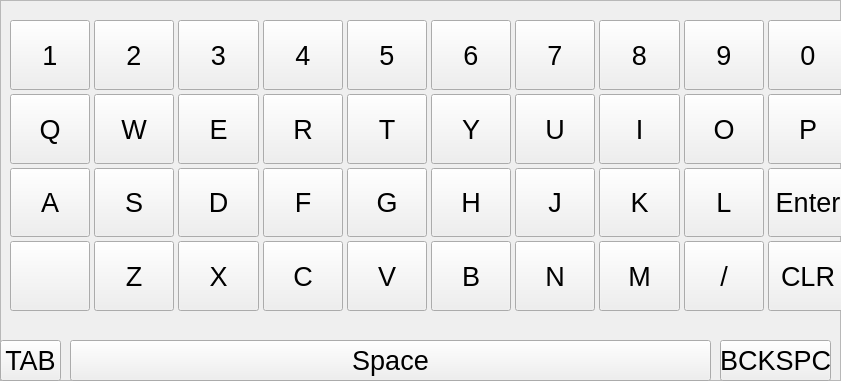
  <widget class="QFrame" name="frame_4">
   <property name="geometry">
    <rect>
     <x>170</x>
     <y>350</y>
     <width>841</width>
     <height>381</height>
    </rect>
   </property>
   <property name="frameShape">
    <enum>QFrame::StyledPanel</enum>
   </property>
   <property name="frameShadow">
    <enum>QFrame::Raised</enum>
   </property>
   <widget class="QPushButton" name="pushButton_47">
    <property name="geometry">
     <rect>
      <x>0</x>
      <y>340</y>
      <width>61</width>
      <height>41</height>
     </rect>
    </property>
    <property name="font">
     <font>
      <pointsize>20</pointsize>
     </font>
    </property>
    <property name="focusPolicy">
     <enum>Qt::NoFocus</enum>
    </property>
    <property name="text">
     <string>TAB</string>
    </property>
   </widget>
   <widget class="QPushButton" name="pushButton_45">
    <property name="geometry">
     <rect>
      <x>70</x>
      <y>340</y>
      <width>641</width>
      <height>41</height>
     </rect>
    </property>
    <property name="font">
     <font>
      <pointsize>20</pointsize>
     </font>
    </property>
    <property name="focusPolicy">
     <enum>Qt::NoFocus</enum>
    </property>
    <property name="text">
     <string>Space</string>
    </property>
   </widget>
   <widget class="QPushButton" name="pushButton_48">
    <property name="geometry">
     <rect>
      <x>720</x>
      <y>340</y>
      <width>111</width>
      <height>41</height>
     </rect>
    </property>
    <property name="font">
     <font>
      <pointsize>20</pointsize>
     </font>
    </property>
    <property name="focusPolicy">
     <enum>Qt::NoFocus</enum>
    </property>
    <property name="text">
     <string>BCKSPC</string>
    </property>
   </widget>
   <widget class="QWidget" name="gridLayoutWidget">
    <property name="geometry">
     <rect>
      <x>10</x>
      <y>20</y>
      <width>838</width>
      <height>291</height>
     </rect>
    </property>
    <layout class="QGridLayout" name="gridLayout">
     <property name="sizeConstraint">
      <enum>QLayout::SetDefaultConstraint</enum>
     </property>
     <property name="leftMargin">
      <number>0</number>
     </property>
     <property name="rightMargin">
      <number>0</number>
     </property>
     <property name="spacing">
      <number>4</number>
     </property>
     <item row="1" column="0">
      <widget class="QPushButton" name="pushButton_6">
       <property name="sizePolicy">
        <sizepolicy hsizetype="MinimumExpanding" vsizetype="MinimumExpanding">
         <horstretch>0</horstretch>
         <verstretch>0</verstretch>
        </sizepolicy>
       </property>
       <property name="font">
        <font>
         <pointsize>20</pointsize>
        </font>
       </property>
       <property name="focusPolicy">
        <enum>Qt::NoFocus</enum>
       </property>
       <property name="text">
        <string>Q</string>
       </property>
      </widget>
     </item>
     <item row="2" column="7">
      <widget class="QPushButton" name="pushButton_23">
       <property name="sizePolicy">
        <sizepolicy hsizetype="MinimumExpanding" vsizetype="MinimumExpanding">
         <horstretch>0</horstretch>
         <verstretch>0</verstretch>
        </sizepolicy>
       </property>
       <property name="font">
        <font>
         <pointsize>20</pointsize>
        </font>
       </property>
       <property name="focusPolicy">
        <enum>Qt::NoFocus</enum>
       </property>
       <property name="text">
        <string>K</string>
       </property>
      </widget>
     </item>
     <item row="0" column="4">
      <widget class="QPushButton" name="pushButton_39">
       <property name="sizePolicy">
        <sizepolicy hsizetype="MinimumExpanding" vsizetype="MinimumExpanding">
         <horstretch>0</horstretch>
         <verstretch>0</verstretch>
        </sizepolicy>
       </property>
       <property name="font">
        <font>
         <pointsize>20</pointsize>
        </font>
       </property>
       <property name="focusPolicy">
        <enum>Qt::NoFocus</enum>
       </property>
       <property name="text">
        <string>5</string>
       </property>
      </widget>
     </item>
     <item row="1" column="1">
      <widget class="QPushButton" name="pushButton_7">
       <property name="sizePolicy">
        <sizepolicy hsizetype="MinimumExpanding" vsizetype="MinimumExpanding">
         <horstretch>0</horstretch>
         <verstretch>0</verstretch>
        </sizepolicy>
       </property>
       <property name="font">
        <font>
         <pointsize>20</pointsize>
        </font>
       </property>
       <property name="focusPolicy">
        <enum>Qt::NoFocus</enum>
       </property>
       <property name="text">
        <string>W</string>
       </property>
      </widget>
     </item>
     <item row="1" column="5">
      <widget class="QPushButton" name="pushButton_11">
       <property name="sizePolicy">
        <sizepolicy hsizetype="MinimumExpanding" vsizetype="MinimumExpanding">
         <horstretch>0</horstretch>
         <verstretch>0</verstretch>
        </sizepolicy>
       </property>
       <property name="font">
        <font>
         <pointsize>20</pointsize>
        </font>
       </property>
       <property name="focusPolicy">
        <enum>Qt::NoFocus</enum>
       </property>
       <property name="text">
        <string>Y</string>
       </property>
      </widget>
     </item>
     <item row="2" column="3">
      <widget class="QPushButton" name="pushButton_19">
       <property name="sizePolicy">
        <sizepolicy hsizetype="MinimumExpanding" vsizetype="MinimumExpanding">
         <horstretch>0</horstretch>
         <verstretch>0</verstretch>
        </sizepolicy>
       </property>
       <property name="font">
        <font>
         <pointsize>20</pointsize>
        </font>
       </property>
       <property name="focusPolicy">
        <enum>Qt::NoFocus</enum>
       </property>
       <property name="text">
        <string>F</string>
       </property>
      </widget>
     </item>
     <item row="2" column="2">
      <widget class="QPushButton" name="pushButton_18">
       <property name="sizePolicy">
        <sizepolicy hsizetype="MinimumExpanding" vsizetype="MinimumExpanding">
         <horstretch>0</horstretch>
         <verstretch>0</verstretch>
        </sizepolicy>
       </property>
       <property name="font">
        <font>
         <pointsize>20</pointsize>
        </font>
       </property>
       <property name="focusPolicy">
        <enum>Qt::NoFocus</enum>
       </property>
       <property name="text">
        <string>D</string>
       </property>
      </widget>
     </item>
     <item row="3" column="8">
      <widget class="QPushButton" name="pushButton_46">
       <property name="sizePolicy">
        <sizepolicy hsizetype="MinimumExpanding" vsizetype="MinimumExpanding">
         <horstretch>0</horstretch>
         <verstretch>0</verstretch>
        </sizepolicy>
       </property>
       <property name="font">
        <font>
         <pointsize>20</pointsize>
        </font>
       </property>
       <property name="focusPolicy">
        <enum>Qt::NoFocus</enum>
       </property>
       <property name="text">
        <string>/</string>
       </property>
      </widget>
     </item>
     <item row="3" column="9">
      <widget class="QPushButton" name="pushButton_33">
       <property name="sizePolicy">
        <sizepolicy hsizetype="MinimumExpanding" vsizetype="MinimumExpanding">
         <horstretch>0</horstretch>
         <verstretch>0</verstretch>
        </sizepolicy>
       </property>
       <property name="font">
        <font>
         <pointsize>20</pointsize>
        </font>
       </property>
       <property name="focusPolicy">
        <enum>Qt::NoFocus</enum>
       </property>
       <property name="text">
        <string>CLR</string>
       </property>
      </widget>
     </item>
     <item row="1" column="2">
      <widget class="QPushButton" name="pushButton_8">
       <property name="sizePolicy">
        <sizepolicy hsizetype="MinimumExpanding" vsizetype="MinimumExpanding">
         <horstretch>0</horstretch>
         <verstretch>0</verstretch>
        </sizepolicy>
       </property>
       <property name="font">
        <font>
         <pointsize>20</pointsize>
        </font>
       </property>
       <property name="focusPolicy">
        <enum>Qt::NoFocus</enum>
       </property>
       <property name="text">
        <string>E</string>
       </property>
      </widget>
     </item>
     <item row="1" column="9">
      <widget class="QPushButton" name="pushButton_15">
       <property name="sizePolicy">
        <sizepolicy hsizetype="MinimumExpanding" vsizetype="MinimumExpanding">
         <horstretch>0</horstretch>
         <verstretch>0</verstretch>
        </sizepolicy>
       </property>
       <property name="font">
        <font>
         <pointsize>20</pointsize>
        </font>
       </property>
       <property name="focusPolicy">
        <enum>Qt::NoFocus</enum>
       </property>
       <property name="text">
        <string>P</string>
       </property>
      </widget>
     </item>
     <item row="0" column="7">
      <widget class="QPushButton" name="pushButton_42">
       <property name="sizePolicy">
        <sizepolicy hsizetype="MinimumExpanding" vsizetype="MinimumExpanding">
         <horstretch>0</horstretch>
         <verstretch>0</verstretch>
        </sizepolicy>
       </property>
       <property name="font">
        <font>
         <pointsize>20</pointsize>
        </font>
       </property>
       <property name="focusPolicy">
        <enum>Qt::NoFocus</enum>
       </property>
       <property name="text">
        <string>8</string>
       </property>
      </widget>
     </item>
     <item row="0" column="8">
      <widget class="QPushButton" name="pushButton_43">
       <property name="sizePolicy">
        <sizepolicy hsizetype="MinimumExpanding" vsizetype="MinimumExpanding">
         <horstretch>0</horstretch>
         <verstretch>0</verstretch>
        </sizepolicy>
       </property>
       <property name="font">
        <font>
         <pointsize>20</pointsize>
        </font>
       </property>
       <property name="focusPolicy">
        <enum>Qt::NoFocus</enum>
       </property>
       <property name="text">
        <string>9</string>
       </property>
      </widget>
     </item>
     <item row="1" column="3">
      <widget class="QPushButton" name="pushButton_9">
       <property name="sizePolicy">
        <sizepolicy hsizetype="MinimumExpanding" vsizetype="MinimumExpanding">
         <horstretch>0</horstretch>
         <verstretch>0</verstretch>
        </sizepolicy>
       </property>
       <property name="font">
        <font>
         <pointsize>20</pointsize>
        </font>
       </property>
       <property name="focusPolicy">
        <enum>Qt::NoFocus</enum>
       </property>
       <property name="text">
        <string>R</string>
       </property>
      </widget>
     </item>
     <item row="2" column="6">
      <widget class="QPushButton" name="pushButton_22">
       <property name="sizePolicy">
        <sizepolicy hsizetype="MinimumExpanding" vsizetype="MinimumExpanding">
         <horstretch>0</horstretch>
         <verstretch>0</verstretch>
        </sizepolicy>
       </property>
       <property name="font">
        <font>
         <pointsize>20</pointsize>
        </font>
       </property>
       <property name="focusPolicy">
        <enum>Qt::NoFocus</enum>
       </property>
       <property name="text">
        <string>J</string>
       </property>
      </widget>
     </item>
     <item row="0" column="0">
      <widget class="QPushButton" name="pushButton_35">
       <property name="sizePolicy">
        <sizepolicy hsizetype="MinimumExpanding" vsizetype="MinimumExpanding">
         <horstretch>0</horstretch>
         <verstretch>0</verstretch>
        </sizepolicy>
       </property>
       <property name="font">
        <font>
         <pointsize>20</pointsize>
        </font>
       </property>
       <property name="focusPolicy">
        <enum>Qt::NoFocus</enum>
       </property>
       <property name="text">
        <string>1</string>
       </property>
      </widget>
     </item>
     <item row="3" column="7">
      <widget class="QPushButton" name="pushButton_32">
       <property name="sizePolicy">
        <sizepolicy hsizetype="MinimumExpanding" vsizetype="MinimumExpanding">
         <horstretch>0</horstretch>
         <verstretch>0</verstretch>
        </sizepolicy>
       </property>
       <property name="font">
        <font>
         <pointsize>20</pointsize>
        </font>
       </property>
       <property name="focusPolicy">
        <enum>Qt::NoFocus</enum>
       </property>
       <property name="text">
        <string>M</string>
       </property>
      </widget>
     </item>
     <item row="3" column="6">
      <widget class="QPushButton" name="pushButton_31">
       <property name="sizePolicy">
        <sizepolicy hsizetype="MinimumExpanding" vsizetype="MinimumExpanding">
         <horstretch>0</horstretch>
         <verstretch>0</verstretch>
        </sizepolicy>
       </property>
       <property name="font">
        <font>
         <pointsize>20</pointsize>
        </font>
       </property>
       <property name="focusPolicy">
        <enum>Qt::NoFocus</enum>
       </property>
       <property name="text">
        <string>N</string>
       </property>
      </widget>
     </item>
     <item row="0" column="3">
      <widget class="QPushButton" name="pushButton_38">
       <property name="sizePolicy">
        <sizepolicy hsizetype="MinimumExpanding" vsizetype="MinimumExpanding">
         <horstretch>0</horstretch>
         <verstretch>0</verstretch>
        </sizepolicy>
       </property>
       <property name="font">
        <font>
         <pointsize>20</pointsize>
        </font>
       </property>
       <property name="focusPolicy">
        <enum>Qt::NoFocus</enum>
       </property>
       <property name="text">
        <string>4</string>
       </property>
      </widget>
     </item>
     <item row="2" column="4">
      <widget class="QPushButton" name="pushButton_20">
       <property name="sizePolicy">
        <sizepolicy hsizetype="MinimumExpanding" vsizetype="MinimumExpanding">
         <horstretch>0</horstretch>
         <verstretch>0</verstretch>
        </sizepolicy>
       </property>
       <property name="font">
        <font>
         <pointsize>20</pointsize>
        </font>
       </property>
       <property name="focusPolicy">
        <enum>Qt::NoFocus</enum>
       </property>
       <property name="text">
        <string>G</string>
       </property>
      </widget>
     </item>
     <item row="0" column="5">
      <widget class="QPushButton" name="pushButton_40">
       <property name="sizePolicy">
        <sizepolicy hsizetype="MinimumExpanding" vsizetype="MinimumExpanding">
         <horstretch>0</horstretch>
         <verstretch>0</verstretch>
        </sizepolicy>
       </property>
       <property name="font">
        <font>
         <pointsize>20</pointsize>
        </font>
       </property>
       <property name="focusPolicy">
        <enum>Qt::NoFocus</enum>
       </property>
       <property name="text">
        <string>6</string>
       </property>
      </widget>
     </item>
     <item row="3" column="2">
      <widget class="QPushButton" name="pushButton_27">
       <property name="sizePolicy">
        <sizepolicy hsizetype="MinimumExpanding" vsizetype="MinimumExpanding">
         <horstretch>0</horstretch>
         <verstretch>0</verstretch>
        </sizepolicy>
       </property>
       <property name="font">
        <font>
         <pointsize>20</pointsize>
        </font>
       </property>
       <property name="focusPolicy">
        <enum>Qt::NoFocus</enum>
       </property>
       <property name="text">
        <string>X</string>
       </property>
      </widget>
     </item>
     <item row="3" column="0">
      <widget class="QPushButton" name="pushButton_34">
       <property name="sizePolicy">
        <sizepolicy hsizetype="MinimumExpanding" vsizetype="MinimumExpanding">
         <horstretch>0</horstretch>
         <verstretch>0</verstretch>
        </sizepolicy>
       </property>
       <property name="font">
        <font>
         <pointsize>20</pointsize>
        </font>
       </property>
       <property name="focusPolicy">
        <enum>Qt::NoFocus</enum>
       </property>
       <property name="text">
        <string/>
       </property>
       <property name="icon">
        <iconset>
         <normaloff>../build-aces-Desktop-Debug/icons/Help_Circle_Blue.png</normaloff>../build-aces-Desktop-Debug/icons/Help_Circle_Blue.png</iconset>
       </property>
       <property name="iconSize">
        <size>
         <width>50</width>
         <height>50</height>
        </size>
       </property>
      </widget>
     </item>
     <item row="0" column="9">
      <widget class="QPushButton" name="pushButton_44">
       <property name="sizePolicy">
        <sizepolicy hsizetype="MinimumExpanding" vsizetype="MinimumExpanding">
         <horstretch>0</horstretch>
         <verstretch>0</verstretch>
        </sizepolicy>
       </property>
       <property name="font">
        <font>
         <pointsize>20</pointsize>
        </font>
       </property>
       <property name="focusPolicy">
        <enum>Qt::NoFocus</enum>
       </property>
       <property name="text">
        <string>0</string>
       </property>
      </widget>
     </item>
     <item row="2" column="0">
      <widget class="QPushButton" name="pushButton_16">
       <property name="sizePolicy">
        <sizepolicy hsizetype="MinimumExpanding" vsizetype="MinimumExpanding">
         <horstretch>0</horstretch>
         <verstretch>0</verstretch>
        </sizepolicy>
       </property>
       <property name="font">
        <font>
         <pointsize>20</pointsize>
        </font>
       </property>
       <property name="focusPolicy">
        <enum>Qt::NoFocus</enum>
       </property>
       <property name="text">
        <string>A</string>
       </property>
      </widget>
     </item>
     <item row="1" column="7">
      <widget class="QPushButton" name="pushButton_13">
       <property name="sizePolicy">
        <sizepolicy hsizetype="MinimumExpanding" vsizetype="MinimumExpanding">
         <horstretch>0</horstretch>
         <verstretch>0</verstretch>
        </sizepolicy>
       </property>
       <property name="font">
        <font>
         <pointsize>20</pointsize>
        </font>
       </property>
       <property name="focusPolicy">
        <enum>Qt::NoFocus</enum>
       </property>
       <property name="text">
        <string>I</string>
       </property>
      </widget>
     </item>
     <item row="1" column="8">
      <widget class="QPushButton" name="pushButton_14">
       <property name="sizePolicy">
        <sizepolicy hsizetype="MinimumExpanding" vsizetype="MinimumExpanding">
         <horstretch>0</horstretch>
         <verstretch>0</verstretch>
        </sizepolicy>
       </property>
       <property name="font">
        <font>
         <pointsize>20</pointsize>
        </font>
       </property>
       <property name="focusPolicy">
        <enum>Qt::NoFocus</enum>
       </property>
       <property name="text">
        <string>O</string>
       </property>
      </widget>
     </item>
     <item row="1" column="4">
      <widget class="QPushButton" name="pushButton_10">
       <property name="sizePolicy">
        <sizepolicy hsizetype="MinimumExpanding" vsizetype="MinimumExpanding">
         <horstretch>0</horstretch>
         <verstretch>0</verstretch>
        </sizepolicy>
       </property>
       <property name="font">
        <font>
         <pointsize>20</pointsize>
        </font>
       </property>
       <property name="focusPolicy">
        <enum>Qt::NoFocus</enum>
       </property>
       <property name="text">
        <string>T</string>
       </property>
      </widget>
     </item>
     <item row="3" column="4">
      <widget class="QPushButton" name="pushButton_29">
       <property name="sizePolicy">
        <sizepolicy hsizetype="MinimumExpanding" vsizetype="MinimumExpanding">
         <horstretch>0</horstretch>
         <verstretch>0</verstretch>
        </sizepolicy>
       </property>
       <property name="font">
        <font>
         <pointsize>20</pointsize>
        </font>
       </property>
       <property name="focusPolicy">
        <enum>Qt::NoFocus</enum>
       </property>
       <property name="text">
        <string>V</string>
       </property>
      </widget>
     </item>
     <item row="2" column="5">
      <widget class="QPushButton" name="pushButton_21">
       <property name="sizePolicy">
        <sizepolicy hsizetype="MinimumExpanding" vsizetype="MinimumExpanding">
         <horstretch>0</horstretch>
         <verstretch>0</verstretch>
        </sizepolicy>
       </property>
       <property name="font">
        <font>
         <pointsize>20</pointsize>
        </font>
       </property>
       <property name="focusPolicy">
        <enum>Qt::NoFocus</enum>
       </property>
       <property name="text">
        <string>H</string>
       </property>
      </widget>
     </item>
     <item row="3" column="1">
      <widget class="QPushButton" name="pushButton_26">
       <property name="sizePolicy">
        <sizepolicy hsizetype="MinimumExpanding" vsizetype="MinimumExpanding">
         <horstretch>0</horstretch>
         <verstretch>0</verstretch>
        </sizepolicy>
       </property>
       <property name="font">
        <font>
         <pointsize>20</pointsize>
        </font>
       </property>
       <property name="focusPolicy">
        <enum>Qt::NoFocus</enum>
       </property>
       <property name="text">
        <string>Z</string>
       </property>
      </widget>
     </item>
     <item row="0" column="6">
      <widget class="QPushButton" name="pushButton_41">
       <property name="sizePolicy">
        <sizepolicy hsizetype="MinimumExpanding" vsizetype="MinimumExpanding">
         <horstretch>0</horstretch>
         <verstretch>0</verstretch>
        </sizepolicy>
       </property>
       <property name="font">
        <font>
         <pointsize>20</pointsize>
        </font>
       </property>
       <property name="focusPolicy">
        <enum>Qt::NoFocus</enum>
       </property>
       <property name="text">
        <string>7</string>
       </property>
      </widget>
     </item>
     <item row="2" column="8">
      <widget class="QPushButton" name="pushButton_24">
       <property name="sizePolicy">
        <sizepolicy hsizetype="MinimumExpanding" vsizetype="MinimumExpanding">
         <horstretch>0</horstretch>
         <verstretch>0</verstretch>
        </sizepolicy>
       </property>
       <property name="font">
        <font>
         <pointsize>20</pointsize>
        </font>
       </property>
       <property name="focusPolicy">
        <enum>Qt::NoFocus</enum>
       </property>
       <property name="text">
        <string>L</string>
       </property>
      </widget>
     </item>
     <item row="2" column="9">
      <widget class="QPushButton" name="pushButton_25">
       <property name="sizePolicy">
        <sizepolicy hsizetype="MinimumExpanding" vsizetype="MinimumExpanding">
         <horstretch>0</horstretch>
         <verstretch>0</verstretch>
        </sizepolicy>
       </property>
       <property name="font">
        <font>
         <pointsize>20</pointsize>
        </font>
       </property>
       <property name="focusPolicy">
        <enum>Qt::NoFocus</enum>
       </property>
       <property name="text">
        <string>Enter</string>
       </property>
      </widget>
     </item>
     <item row="0" column="2">
      <widget class="QPushButton" name="pushButton_37">
       <property name="sizePolicy">
        <sizepolicy hsizetype="MinimumExpanding" vsizetype="MinimumExpanding">
         <horstretch>0</horstretch>
         <verstretch>0</verstretch>
        </sizepolicy>
       </property>
       <property name="font">
        <font>
         <pointsize>20</pointsize>
        </font>
       </property>
       <property name="focusPolicy">
        <enum>Qt::NoFocus</enum>
       </property>
       <property name="text">
        <string>3</string>
       </property>
      </widget>
     </item>
     <item row="0" column="1">
      <widget class="QPushButton" name="pushButton_36">
       <property name="sizePolicy">
        <sizepolicy hsizetype="MinimumExpanding" vsizetype="MinimumExpanding">
         <horstretch>0</horstretch>
         <verstretch>0</verstretch>
        </sizepolicy>
       </property>
       <property name="font">
        <font>
         <pointsize>20</pointsize>
        </font>
       </property>
       <property name="focusPolicy">
        <enum>Qt::NoFocus</enum>
       </property>
       <property name="text">
        <string>2</string>
       </property>
      </widget>
     </item>
     <item row="3" column="5">
      <widget class="QPushButton" name="pushButton_30">
       <property name="sizePolicy">
        <sizepolicy hsizetype="MinimumExpanding" vsizetype="MinimumExpanding">
         <horstretch>0</horstretch>
         <verstretch>0</verstretch>
        </sizepolicy>
       </property>
       <property name="font">
        <font>
         <pointsize>20</pointsize>
        </font>
       </property>
       <property name="focusPolicy">
        <enum>Qt::NoFocus</enum>
       </property>
       <property name="text">
        <string>B</string>
       </property>
      </widget>
     </item>
     <item row="1" column="6">
      <widget class="QPushButton" name="pushButton_12">
       <property name="sizePolicy">
        <sizepolicy hsizetype="MinimumExpanding" vsizetype="MinimumExpanding">
         <horstretch>0</horstretch>
         <verstretch>0</verstretch>
        </sizepolicy>
       </property>
       <property name="font">
        <font>
         <pointsize>20</pointsize>
        </font>
       </property>
       <property name="focusPolicy">
        <enum>Qt::NoFocus</enum>
       </property>
       <property name="text">
        <string>U</string>
       </property>
      </widget>
     </item>
     <item row="2" column="1">
      <widget class="QPushButton" name="pushButton_17">
       <property name="sizePolicy">
        <sizepolicy hsizetype="MinimumExpanding" vsizetype="MinimumExpanding">
         <horstretch>0</horstretch>
         <verstretch>0</verstretch>
        </sizepolicy>
       </property>
       <property name="font">
        <font>
         <pointsize>20</pointsize>
        </font>
       </property>
       <property name="focusPolicy">
        <enum>Qt::NoFocus</enum>
       </property>
       <property name="text">
        <string>S</string>
       </property>
      </widget>
     </item>
     <item row="3" column="3">
      <widget class="QPushButton" name="pushButton_28">
       <property name="sizePolicy">
        <sizepolicy hsizetype="MinimumExpanding" vsizetype="MinimumExpanding">
         <horstretch>0</horstretch>
         <verstretch>0</verstretch>
        </sizepolicy>
       </property>
       <property name="font">
        <font>
         <pointsize>20</pointsize>
        </font>
       </property>
       <property name="focusPolicy">
        <enum>Qt::NoFocus</enum>
       </property>
       <property name="text">
        <string>C</string>
       </property>
      </widget>
     </item>
    </layout>
    <zorder>pushButton_23</zorder>
    <zorder>pushButton_6</zorder>
    <zorder>pushButton_39</zorder>
    <zorder>pushButton_7</zorder>
    <zorder>pushButton_11</zorder>
    <zorder>pushButton_19</zorder>
    <zorder>pushButton_18</zorder>
    <zorder>pushButton_46</zorder>
    <zorder>pushButton_33</zorder>
    <zorder>pushButton_8</zorder>
    <zorder>pushButton_15</zorder>
    <zorder>pushButton_42</zorder>
    <zorder>pushButton_43</zorder>
    <zorder>pushButton_9</zorder>
    <zorder>pushButton_22</zorder>
    <zorder>pushButton_35</zorder>
    <zorder>pushButton_32</zorder>
    <zorder>pushButton_31</zorder>
    <zorder>pushButton_38</zorder>
    <zorder>pushButton_20</zorder>
    <zorder>pushButton_40</zorder>
    <zorder>pushButton_27</zorder>
    <zorder>pushButton_34</zorder>
    <zorder>pushButton_44</zorder>
    <zorder>pushButton_16</zorder>
    <zorder>pushButton_13</zorder>
    <zorder>pushButton_14</zorder>
    <zorder>pushButton_10</zorder>
    <zorder>pushButton_29</zorder>
    <zorder>pushButton_21</zorder>
    <zorder>pushButton_26</zorder>
    <zorder>pushButton_41</zorder>
    <zorder>pushButton_24</zorder>
    <zorder>pushButton_25</zorder>
    <zorder>pushButton_37</zorder>
    <zorder>pushButton_36</zorder>
    <zorder>pushButton_30</zorder>
    <zorder>pushButton_12</zorder>
    <zorder>pushButton_17</zorder>
    <zorder>pushButton_28</zorder>
   </widget>
  </widget>
